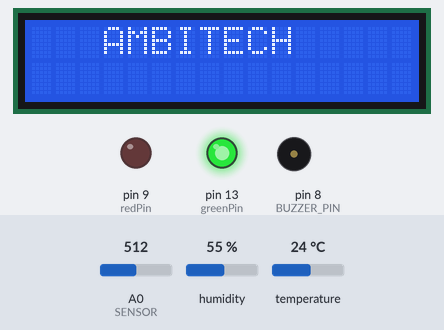
This sketch was run on a simulated Arduino Uno, built with avr-gcc and run on an emulated ATmega328P. On the bench: 16×2 character LCD, output pins drawn as LEDs (lit = HIGH), buzzer (waves = sounding). The test bench sets the inputs (shaded band); at power-on: A0 (SENSOR) = 512, humidity 55 %, temperature 24 °C. The local clock reads 2024-03-15 10:24:30 at power-on unless the sketch sets it; EEPROM starts erased; what the sketch prints to the serial monitor is not drawn.

Above: at 4.2 s.
At 17.6 s:
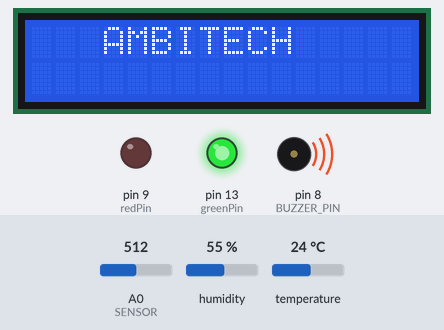
At 24.5 s:
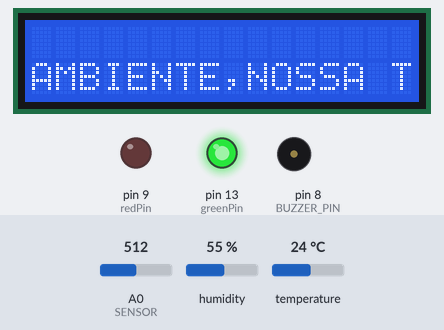
At 31.0 s:
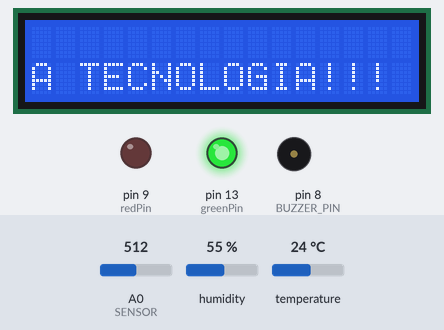
At 91.6 s:
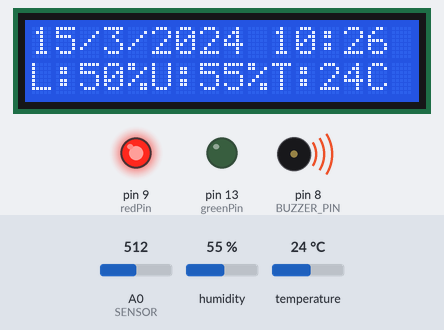
At 92.6 s:
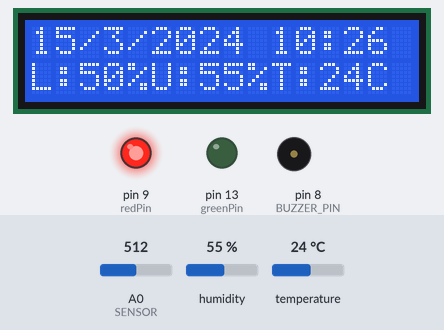
Timing chart, 0 to 94.1 s (numbered marks = the images above):
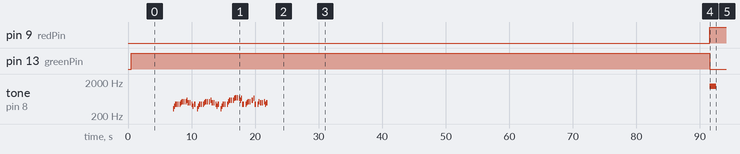

Measured:
- by itself, pin 9 (redPin): LOW → HIGH at 91.6 s
- by itself, pin 13 (greenPin): HIGH → LOW at 91.6 s
- by itself, tone on pin 8 (BUZZER_PIN): plays 330 Hz for 0.13 s, 392 Hz for 0.13 s, 440 Hz for 0.25 s, 440 Hz for 0.13 s, 440 Hz for 0.13 s, 494 Hz for 0.13 s … (61 notes in this stretch)
- what the display in image 2 shows lasts 0.5 s, from 24.4 s to 24.9 s
- what the display in image 3 shows lasts 60.7 s, from 30.9 s to 91.6 s

The sketch:

main.ino
```cpp
#include <Wire.h> //INCLUSÃO DA BIBLIOTECA PARA COMUNICAÇÃO COM A PORTA SDA E SCL
#include "RTClib.h" //INCLUSÃO DA BIBLIOTECA DO REAL TIME CLOCK
#include <LiquidCrystal.h> //INCLUSÃO DA BIBLIOTECA DO LCD
#include "dht.h" //INCLUSÃO DA BIBLIOTECA DHT PARA UTILIZAÇÃO DO SENSOR DE UMIDADE E TEMPERATURA
#include <EEPROM.h> //INCLUSÃO DA BIBLIOTECA EEPROM
#include "pitches.h" //INCLUSÃO DA BIBLIOTECA PARA REPRODUZIR SONS

#define BUZZER_PIN 8 // DEFINIÇÃO DO PINO UTILIZADO PELO BUZZER

int melody[] = //MELODIA INICIAL DA MÚSICA DE INTRODUÇÃO
{
  NOTE_E4, NOTE_G4, NOTE_A4, NOTE_A4, REST,
  NOTE_A4, NOTE_B4, NOTE_C5, NOTE_C5, REST,
  NOTE_C5, NOTE_D5, NOTE_B4, NOTE_B4, REST,
  NOTE_A4, NOTE_G4, NOTE_A4, REST,

  NOTE_E4, NOTE_G4, NOTE_A4, NOTE_A4, REST,
  NOTE_A4, NOTE_B4, NOTE_C5, NOTE_C5, REST,
  NOTE_C5, NOTE_D5, NOTE_B4, NOTE_B4, REST,
  NOTE_A4, NOTE_G4, NOTE_A4, REST,

  NOTE_E4, NOTE_G4, NOTE_A4, NOTE_A4, REST,
  NOTE_A4, NOTE_C5, NOTE_D5, NOTE_D5, REST,
  NOTE_D5, NOTE_E5, NOTE_F5, NOTE_F5, REST,
  NOTE_E5, NOTE_D5, NOTE_E5, NOTE_A4, REST,

  NOTE_A4, NOTE_B4, NOTE_C5, NOTE_C5, REST,
  NOTE_D5, NOTE_E5, NOTE_A4, REST,
  NOTE_A4, NOTE_C5, NOTE_B4, NOTE_B4, REST,
  NOTE_C5, NOTE_A4, NOTE_B4, REST,

  // NOTE_A4, NOTE_A4,
  // //Repeat of first part
  // NOTE_A4, NOTE_B4, NOTE_C5, NOTE_C5, REST,
  // NOTE_C5, NOTE_D5, NOTE_B4, NOTE_B4, REST,
  // NOTE_A4, NOTE_G4, NOTE_A4, REST,

  // NOTE_E4, NOTE_G4, NOTE_A4, NOTE_A4, REST,
  // NOTE_A4, NOTE_B4, NOTE_C5, NOTE_C5, REST,
  // NOTE_C5, NOTE_D5, NOTE_B4, NOTE_B4, REST,
  // NOTE_A4, NOTE_G4, NOTE_A4, REST,

  // NOTE_E4, NOTE_G4, NOTE_A4, NOTE_A4, REST,
  // NOTE_A4, NOTE_C5, NOTE_D5, NOTE_D5, REST,
  // NOTE_D5, NOTE_E5, NOTE_F5, NOTE_F5, REST,
  // NOTE_E5, NOTE_D5, NOTE_E5, NOTE_A4, REST,

  // NOTE_A4, NOTE_B4, NOTE_C5, NOTE_C5, REST,
  // NOTE_D5, NOTE_E5, NOTE_A4, REST,
  // NOTE_A4, NOTE_C5, NOTE_B4, NOTE_B4, REST,
  // NOTE_C5, NOTE_A4, NOTE_B4, REST,
  // //End of Repeat

  // NOTE_E5, REST, REST, NOTE_F5, REST, REST,
  // NOTE_E5, NOTE_E5, REST, NOTE_G5, REST, NOTE_E5, NOTE_D5, REST, REST,
  // NOTE_D5, REST, REST, NOTE_C5, REST, REST,
  // NOTE_B4, NOTE_C5, REST, NOTE_B4, REST, NOTE_A4,

  // NOTE_E5, REST, REST, NOTE_F5, REST, REST,
  // NOTE_E5, NOTE_E5, REST, NOTE_G5, REST, NOTE_E5, NOTE_D5, REST, REST,
  // NOTE_D5, REST, REST, NOTE_C5, REST, REST,
  // NOTE_B4, NOTE_C5, REST, NOTE_B4, REST, NOTE_A4
};

int durations[] = //DURAÇÃO DAS NOTAS DA MELODIA
{
  8, 8, 4, 8, 8,
  8, 8, 4, 8, 8,
  8, 8, 4, 8, 8,
  8, 8, 4, 8,

  8, 8, 4, 8, 8,
  8, 8, 4, 8, 8,
  8, 8, 4, 8, 8,
  8, 8, 4, 8,

  8, 8, 4, 8, 8,
  8, 8, 4, 8, 8,
  8, 8, 4, 8, 8,
  8, 8, 8, 4, 8,

  8, 8, 4, 8, 8,
  4, 8, 4, 8,
  8, 8, 4, 8, 8,
  8, 8, 4, 4,

  // 4, 8,
  // //Repeat of First Part
  // 8, 8, 4, 8, 8,
  // 8, 8, 4, 8, 8,
  // 8, 8, 4, 8,

  // 8, 8, 4, 8, 8,
  // 8, 8, 4, 8, 8,
  // 8, 8, 4, 8, 8,
  // 8, 8, 4, 8,

  // 8, 8, 4, 8, 8,
  // 8, 8, 4, 8, 8,
  // 8, 8, 4, 8, 8,
  // 8, 8, 8, 4, 8,

  // 8, 8, 4, 8, 8,
  // 4, 8, 4, 8,
  // 8, 8, 4, 8, 8,
  // 8, 8, 4, 4,
  // //End of Repeat

  // 4, 8, 4, 4, 8, 4,
  // 8, 8, 8, 8, 8, 8, 8, 8, 4,
  // 4, 8, 4, 4, 8, 4,
  // 8, 8, 8, 8, 8, 2,

  // 4, 8, 4, 4, 8, 4,
  // 8, 8, 8, 8, 8, 8, 8, 8, 4,
  // 4, 8, 4, 4, 8, 4,
  // 8, 8, 8, 8, 8, 2
};


const int pinoDHT11 = A1; //DEFINIÇÃO DO PINO UTILIZADO PELO DHT11
dht DHT; //CRIAÇÃO DE VARIÁVEL PARA O DHT
RTC_DS3231 rtc; //OBJETO DO TIPO RTC_DS3231

LiquidCrystal lcd(12, 11, 10, 5, 4, 3, 2); //DEFINIÇÃO DAS PORTAS UTILIZADA PELO LCD

int redPin = 9; //PORTA UTILIZADA PELO PINO DO LED VERMELHO
int greenPin = 13; //PORTA UTILIZADA PELO PINO DO LED VERDE

int contador = 0; //CONTADOR UTILIZADO PARA VERIFICAR A MEDIÇÃO
int luminosidadeTotal = 0; //SOMA DOS VALORES DA LUMINOSIDADE NO PERÍODO MEDIDO
float umidadeTotal = 0; //SOMA DOS VALORES DA UMIDADE NO PERÍODO MEDIDO
float temperaturaTotal = 0; //SOMA DOS VALORES DA TEMPERATURA NO PERÍODO MEDIDO
int luminosidadeMedia = 0; //MÉDIA DOS VALORES DA LUMINOSIDADE NO PERÍODO MEDIDO
float umidadeMedia = 0; //MÉDIA DOS VALORES DA UMIDADE NO PERÍODO MEDIDO
float temperaturaMedia = 0; //MÉDIA DOS VALORES DA TEMPERATURA NO PERÍODO MEDIDO
DateTime now; //DECLARAÇÃO DA VARIÁVEL PARA O EXATO INSTANTE DE TEMPO

unsigned long noteDuration = 0; //VARIÁVEL UTILIZADA PARA TOCAR A MÚSICA, MEDINDO A DURAÇÃO DA NOTA
int currentNote = 0; //VARIÁVEL UTILIZADA PARA TOCAR A MÚSICA, VERIFICA A NOTA ATUAL TOCADA
bool isPlayingMusic = true; //VARIÁVEL UTILIZADA PARA TOCAR A MÚSIA, VERIFICA SE A MÚSICA ESTÁ TOCANDO

bool functionExecuted = false; //VARIÁVEL PARA VERIFICAR SE JÁ FOI EXECUTADA UMA FUNÇÃO ESTABELECIDA, PARA EXECUTÁ-LA UMA UNICA VEZ
int previousMillis = millis(); //DEFINE O VALOR ANTERIOR

void setup()
{
    pinMode(9,OUTPUT); //DEFINE O PINO 9 COMO UM OUTPUT (PINO DO LED VERMELHO)
    pinMode(13, OUTPUT); //DEFINE O PINO 13 COMO UM OUTPUT (PINO DO LED VERDE)
    pinMode(BUZZER_PIN, OUTPUT); //DEFINE O PINO DO BUZZER (PINO 8) COMO UM OUTPUT
    ledVerdeEBuzzerOff(); //CHAMA A FUNÇÃO DE DEIXAR O LED VERDE ACESSO E O BUZZER DESLIGADO

  for (int i = 0 ; i < EEPROM.length() ; i++) //LIMPA TODOS OS DADOS CONTIDOS NA EEPROM ANTERIORMENTE
  {
    EEPROM.write(i, 0);
  }

  Serial.begin(9600); //ESTABELECE COMUNICAÇÃO ARDUINO PROMPT
  if(!rtc.begin())
  { // SE O RTC NÃO FOR INICIALIZADO, ESCREVE UMA INFORMAÇÃO AO USUÁRIO
    Serial.println("DS3231 não encontrado"); //IMPRIME O TEXTO NO MONITOR SERIAL
    while(1); //SEMPRE ENTRE NO LOOP
  }
  if(rtc.lostPower()) //SE RTC FOI LIGADO PELA PRIMEIRA VEZ / FICOU SEM ENERGIA / ESGOTOU A BATERIA, FAZ
  {
    Serial.println("DS3231 OK!"); //IMPRIME O TEXTO NO MONITOR SERIAL
    rtc.adjust(DateTime(F(__DATE__), F(__TIME__))); //CAPTURA A DATA E HORA EM QUE O SKETCH É COMPILADO
  }

  delay(100); //INTERVALO DE 100 MILISSEGUNDOS
}


void loop()
{
  unsigned long currentMillis = millis();

  if(!functionExecuted) //MOSTRAR NO LCD E FAZER ANIMAÇÃO DAS LETRAS SE DESLOCAREM PARA A ESQUERDA
  {
    lcd.begin(16,2); //DELIMITA O LCD
    lcd.clear(); //LIMPA OS DADOS ANTERIORES
    lcd.setCursor(3,0); //SET O PRIMEIRO CARACTER DA PRIMEIRA LINHA
    lcd.print("AMBITECH"); //ESCREVER NO LCD
    delay(3000); //PAUSA
  }

  if (!functionExecuted && (currentMillis - previousMillis > 10)) //MÉTODO ASSÍNCRONO POR MEIO DO MIILIS()
  {
    sonzinManeiro(); //EXECUTA O MÉTODO SONZINMANEIRO() PARA CHAMAR O SOM INICIAL
    previousMillis = currentMillis;
  }
  if(!functionExecuted)
  {
    lcd.clear(); //LIMPA A TELA
    lcd.setCursor(0,1); //SET O PRIMEIRO CARACTER DA SEGUNDA LINHA
    lcd.print(" SEU AMBIENTE,NOSSA TECNOLOGIA!!!"); //ESCREVER NO LCD

    for(int posi_LCD = 0; posi_LCD < 18; posi_LCD ++)
    {
      lcd.setCursor(16,1); //SET A POSIÇÃO NA SEGUDA LINHA
      lcd.scrollDisplayLeft();  //FUNÇÃO PARA FAZER AS LETRAS DESLOCAREM
      delay(500); //PAUSA
      if(posi_LCD == 17)
      {
        break;
      }
    }
      functionExecuted = true;
  }

  DHT.read11(pinoDHT11); //LÊ O VALOR DO SENSOR DHT
  calculaLuminosidade(); // CALCULA VALOR DA LUMINOSIDADE EM %
  calculaUmidade(); //CALCULA O VALOR DA UMIDADE EM %
  calculaTemperatura(); //CALCULA O VALOR DA TEMPERATURA EM °C
  delay(10000); //TEMPO ESPERADO A CADA MEDIÇÃO
  contador++; //INCREMENTA O VALOR DO CONTADOR

  if(contador == 6)//ALTERAR DEPOIS DE TESTES
  {
    lcd.clear(); //LIMPA OS VALORES DA TELA
    now = rtc.now(); //PEGA O VALOR DE DATA ATUAL
    luminosidadeMedia = calcularMedia(luminosidadeTotal); //CALCULA A LUMINOSIDADE MEDIA DO PERÍODO MEDIDO
    umidadeMedia = calcularMedia(umidadeTotal); //CALCULA A UMIDADE MEDIA DO PERÍODO MEDIDO
    temperaturaMedia = calcularMedia(temperaturaTotal); //CALCULA A TEMPERATURA MEDIA DO PERÍODO MEDIDO
    lcd.setCursor(0,0); //COLOCA O CURSOR DO LCD NA POSIÇÃO ORIGINAL
    lcd.print(String(now.day()) + "/" + String(now.month()) + "/" + String(now.year()) + " " + String(now.hour()) + ":" + String(now.minute()));
    //ESCREVE OS VALORES NO LCD
    lcd.setCursor(0,1); //COLOCA O CURSOR NA PRIMEIRA POSIÇÃO DA SEGUNDA LINHA
    lcd.print("L:" + String(luminosidadeMedia) + "%" + "U:" + String(umidadeMedia, 0) + "%" + "T:" + String(temperaturaMedia,0) + "C");
    //ESCREVE OS VALORES NO LCD
    conferir(luminosidadeMedia, umidadeMedia, temperaturaMedia); //CHAMA O MÉTODO PARA CONFERIR OS VALORES MEDIDOS
    Serial.println();
    Serial.println("L:" + String(luminosidadeMedia)); //ESCREVE NO SERIAL MONITOR O VALOR DA LUMINOSIDADE
    Serial.println("U:" + String(umidadeMedia)); //ESCREVE NO SERIAL MONITOR O VALOR DA UMIDADE
    Serial.println("T:" + String(temperaturaMedia)); //ESCREVE NO SERIAL MONITOR O VALOR DA TEMPERATURA
    luminosidadeTotal = 0;
    umidadeTotal = 0;
    temperaturaTotal = 0;
    contador = 0;
  }
}


void calculaLuminosidade() //MÉTODO PARA CALCULAR A LUMINOSIDADE POR MEIO DO SENSOR DE LUMINOSIDADE
{
  int sensorValue = analogRead(A0); //LÊ O SINAL ANALÓGICO CONECTADA NO SENSOR DE LUMINOSIDADE
  int luminosity = map(sensorValue,0,1023,0,100); //RELAÇÃO DE TENSÃO DE ENTRADA DA PORTA COM A PORCENTAGEM DE LUZ CORRESPONDENTE AO SINAL
  luminosidadeTotal = luminosidadeTotal + luminosity; //SOMA DE TODAS AS MEDIÇÕES DENTRO DE UM INTERVALO
}


void calculaUmidade() //MÉTODO PARA CALCULAR A UMIDADE POR MEIO DO SENSOR DE UMIDADE
{
  float humidity = DHT.humidity; //PROPRIEDADE PARA VERIFICAR A UMIDADE MEDIDA
  umidadeTotal  = umidadeTotal + humidity; //SOMA DE TODAS AS MEDIÇÕES DENTRO DE UM INTERVALO
}


void calculaTemperatura() //MÉTODO PARA CALCULAR A TEMPERATURA POR MEIO DO SENSOR DE TEMPERATURA
{
  float temperature = DHT.temperature; //PROPRIEDADE PARA VERIFICAR A TEMPERATURA MEDIDA
  temperaturaTotal = temperaturaTotal + temperature; //SOMA DE TODAS AS MEDIÇÕES DENTRO DE UM INTERVALO
}


float calcularMedia(int valor) //MÉTODO PARA CALCULAR A MÉDIA DE ACORDO COM AS MEDIÇÕES NO INTERVALO
{
  return valor/contador;
}


void conferir(int luminosidade, float umidade, float temperatura) //MÉTODO COM AS REGRAS PARA VERIFICAR SE OS VALORES ESTÃO DENTRO DO NORMAL OU NÃO
{
  String caracteres = ""; //COLOCARÁ NA STRING OS VALORES INCORRETOS ASSIM COMO QUAL PARÂMETRO MEDIDO ESTÁ ERRADO
  if(luminosidade>30)
  {
    caracteres = caracteres + "L" + String(luminosidade);
  }
  if(umidade<30 || umidade>50)
  {
    caracteres = caracteres + "U" + String(umidade, 0);
  }
  if(temperatura<15 || temperatura > 25)
  {
    caracteres = caracteres + "T" + String(temperatura, 0);
  }
  if(caracteres.length() > 0) //CASO OS VALORES NÃO ESTEJAM CORRETOS, ENTRARÁ NESSA CONDIÇÃO
  {
    ledVermelhoEBuzzerOn(); //CHAMADA DO MÉTODO LEDVERMELHOEBUZZERON()
    alerta(caracteres); //CHAMA O MÉTODO ALERTA()
  }
  else //CASO OS VALORES NÃO ESTEJAM CORRETOS, ENTRARÁ NESSA CONDIÇÃO
  {
    ledVerdeEBuzzerOff(); //CHAMADA DO MÉTODO LEDVERDEEBUZZEROFF()
  }
}


void alerta(String caracteres) //MÉTODO PARA CRIAR A MENSAGEM DE TIMESTAMP PARA ARMAZENAR NA EEPROM
{
  now = rtc.now(); //PEGA O VALOR DA DATA, HORA E MINUTO ATUAL
  String mensagem = "";
  mensagem = String(now.day())+ "/" + String(now.month())+ "/" + String(now.year())+ " - " + String(now.hour())+ ":" + String(now.minute()) + " - " + caracteres;
  Serial.println(" ");
  guardaEeprom(mensagem); //CHAMA O MÉTODO DE GUARDAEEPROM() MANDANDO A MENSAGEM GERADA COMO PARAMETRO
}


void guardaEeprom(String mensagem) //MÉTODO PARA ARMAZENAR OS DADOS FORA DO CORRETO NA MEMÓRIA DA EEPROM
{
    for (int i = 0 ; i < EEPROM.length() ; i++) //LIMPA TODOS OS DADOS CONTIDOS NA EEPROM ANTERIORMENTE
    {
    EEPROM.write(i, 0);
    }
    for (int i = 0; i < mensagem.length(); i++)
    {
       EEPROM.write(i,mensagem[i]); //MÉTODO PARA ESCREVER NA MEMÓRIA DA EEPROM
    }
    for (int i = 0; i < mensagem.length(); i++)
    {
      Serial.print(char(EEPROM.read(i))); //LER OS DADOS DA EEPROM E MOSTRAR NO SERIAL MONITOR
    }
}


void ledVermelhoEBuzzerOn() //MÉTODO PARA ACENDER O LED VERMELHO E LIGAR O BUZZER, UTILIZADO QUANDO OS PARAMETROS ESTÃO INCORRETOS
{
  digitalWrite(greenPin, LOW); //DESLIGA O LED VERDE
  digitalWrite(redPin, HIGH); //LIGA O LED VERMELHO
  tone(BUZZER_PIN,1500); //LIGA O BUZZER
  delay(1000); //DEIXA O BUZZER LIGADO PPOR 1 SEGUNDO
  noTone(BUZZER_PIN); //DESLIGA O BUZZER
}


void ledVerdeEBuzzerOff() //MÉTODO PARA ACENDER O LED VERDE, UTILIZADO QUANDO OS PARAMETROS ESTÃO CORRETOS
{
  noTone(BUZZER_PIN); //DESLIGA O BUZZER
  delay(500); //ESPERA POR 0,5s
  digitalWrite(greenPin, HIGH); //LIGA O LED VERDE
  digitalWrite(redPin, LOW); //DESLIGA O LED VERMELHO
}


void sonzinManeiro() //MÉTODO PARA EXECUTAR O SOM DE ENTRADA AO LIGAR O LCD
{
  int size = sizeof(durations) / sizeof(int);
  for (int note = 0; note < size; note++)
  {
    //to calculate the note duration, take one second divided by the note type.
    //e.g. quarter note = 1000 / 4, eighth note = 1000/8, etc.
    int duration = 1000 / durations[note];
    tone(BUZZER_PIN, melody[note], duration);

    //to distinguish the notes, set a minimum time between them.
    //the note's duration + 30% seems to work well:
    int pauseBetweenNotes = duration * 1.30;
    delay(pauseBetweenNotes);

    //stop the tone playing:
    noTone(BUZZER_PIN);
  }
}
```
